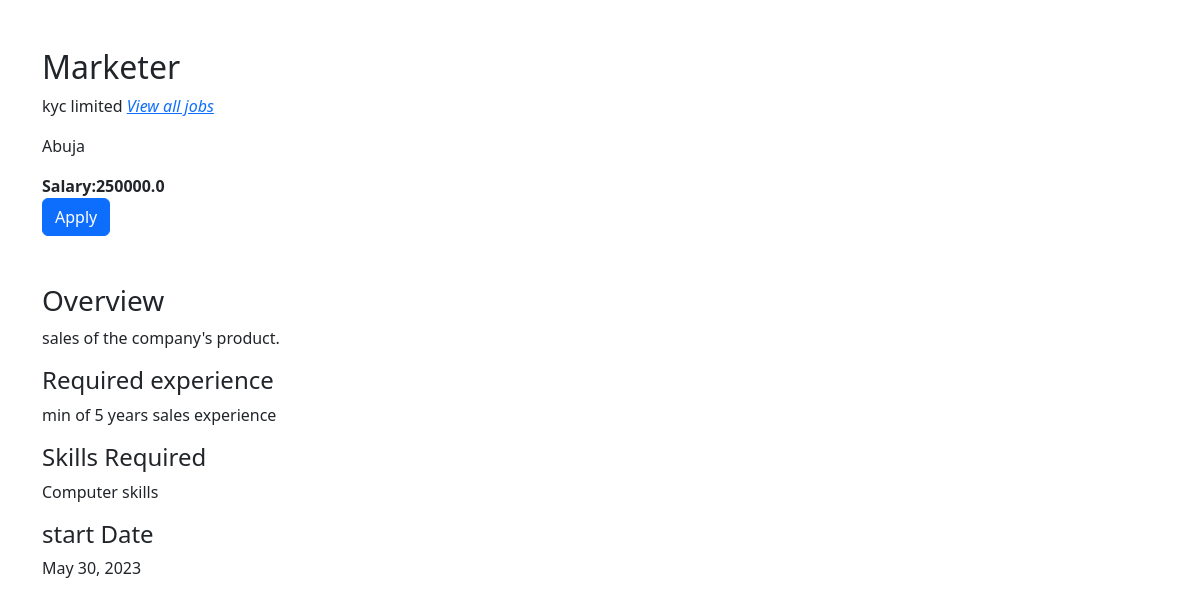
The app's page /job_detail/2 with its own data.
### team/models.py (models this page shows, shortened)
class Job (models.Model):
    company = models.ForeignKey(Company, on_delete=models.CASCADE)
    start_date = models.DateField()
    end_date = models.DateField()
    title = models.CharField(max_length=50)
    salary = models.FloatField()
    image = models.ImageField(upload_to='img')
    description = models.CharField(max_length=400)
    experience = models.CharField(max_length=500)
    location = models.CharField(max_length=400)
    skills = models.CharField(max_length=200)
    creation_date =models.DateField()

class Company (models.Model):
    user = models.ForeignKey(User, on_delete=models.CASCADE)
    phone = models.CharField(max_length=20)
    image =  models.ImageField(upload_to='img')
    gender = models.CharField(max_length=20)
    type = models.CharField(max_length=20)
    status = models.CharField(max_length=20)
    company_name = models.CharField(max_length=150)

### team/views.py (the view)
# urls.py: path('job_detail/<str:id>', views.job_detail, name='job_detail'),
def job_detail(request,id):
    job = Job.objects.get(pk=id)
    context = {
        'job':job,
    }
    return render(request,'job_detail.html', context)

### team/templates/job_detail.html (shortened to what this page needs)
{% load static %}
<!doctype html>
<html lang="en">
  <head>
    <link
    rel="stylesheet"
    href="https://cdn.jsdelivr.net/npm/bootstrap-icons@1.10.3/font/bootstrap-icons.css"
  />
    <link rel="stylesheet" href="{% static '' %}css/style.css">
    <link href="https://cdn.jsdelivr.net/npm/bootstrap@5.3.0-alpha3/dist/css/bootstrap.min.css" rel="stylesheet">
  </head>
  <body>
    {% block content %}
    <div class="container">
      <div class="col-12 col-md-6 mt-5">
        <h2>{{job.title}}</h2>
        <p>{{job.company.company_name}} <i><a href="{% url 'all_jobs' %}">View all jobs</a></i></p>
        <p>{{job.location}}</p>
        <strong>Salary:{{job.salary}}</strong>
        <div>
          <a href="/job_apply/{{job.id}}/"><button class="btn btn-primary">Apply</button></a>
        </div>
        <div class="mt-5">
          <div>
            <h3>Overview</h3>
            <p>{{job.description}}.
            </p>
          </div>
          <div>
            <h4>Required experience</h4>
            <p>{{job.experience}}
            </p>
          </div>
          <div>
            <h4>Skills Required</h4>
            <p>{{job.skills}}</p>
            <h4>start Date</h4>
            <p>{{job.start_date}}</p>
          </div>
        </div>
    </div>
    {% endblock content %}
  </body>
</html>

### team/static/css/style.css (style rules this page uses)
* { padding-inline-start: 0%; margin: 0%; box-sizing: border-box; }

### records on screen
Job: title "Marketer", company.company_name "kyc limited", location "Abuja", salary "250000.0", description "sales of the company's product", experience "min of 5 years sales experience", skills "Computer skills", start_date "May 30, 2023"
